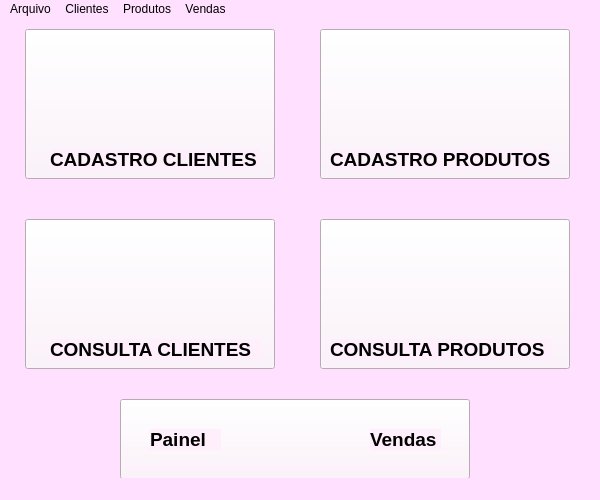
<?xml version="1.0" encoding="UTF-8"?>
<ui version="4.0">
 <class>Janela_Principal</class>
 <widget class="QMainWindow" name="Janela_Principal">
  <property name="geometry">
   <rect>
    <x>0</x>
    <y>0</y>
    <width>600</width>
    <height>500</height>
   </rect>
  </property>
  <property name="windowTitle">
   <string>Floricultura</string>
  </property>
  <property name="styleSheet">
   <string notr="true">background-color: rgb(255, 225, 255);</string>
  </property>
  <widget class="QWidget" name="centralwidget">
   <widget class="QPushButton" name="btnCadClientePrincipal">
    <property name="geometry">
     <rect>
      <x>25</x>
      <y>10</y>
      <width>250</width>
      <height>150</height>
     </rect>
    </property>
    <property name="styleSheet">
     <string notr="true">background-color: rgb(255, 239, 252);</string>
    </property>
    <property name="text">
     <string/>
    </property>
    <property name="icon">
     <iconset>
      <normaloff>cadastroCliente.png</normaloff>cadastroCliente.png</iconset>
    </property>
    <property name="iconSize">
     <size>
      <width>80</width>
      <height>80</height>
     </size>
    </property>
   </widget>
   <widget class="QPushButton" name="btnCadProdPrincipal">
    <property name="geometry">
     <rect>
      <x>320</x>
      <y>10</y>
      <width>250</width>
      <height>150</height>
     </rect>
    </property>
    <property name="styleSheet">
     <string notr="true">background-color: rgb(255, 239, 252);</string>
    </property>
    <property name="text">
     <string/>
    </property>
    <property name="icon">
     <iconset>
      <normaloff>cadastroProduto.png</normaloff>cadastroProduto.png</iconset>
    </property>
    <property name="iconSize">
     <size>
      <width>80</width>
      <height>80</height>
     </size>
    </property>
   </widget>
   <widget class="QPushButton" name="btnConsultaProdPrincipal">
    <property name="geometry">
     <rect>
      <x>320</x>
      <y>200</y>
      <width>250</width>
      <height>150</height>
     </rect>
    </property>
    <property name="styleSheet">
     <string notr="true">background-color: rgb(255, 239, 252);</string>
    </property>
    <property name="text">
     <string/>
    </property>
    <property name="icon">
     <iconset>
      <normaloff>consultaProdutos.png</normaloff>consultaProdutos.png</iconset>
    </property>
    <property name="iconSize">
     <size>
      <width>80</width>
      <height>80</height>
     </size>
    </property>
   </widget>
   <widget class="QPushButton" name="btnConsultaClientePrincipal">
    <property name="geometry">
     <rect>
      <x>25</x>
      <y>200</y>
      <width>250</width>
      <height>150</height>
     </rect>
    </property>
    <property name="styleSheet">
     <string notr="true">background-color: rgb(255, 239, 252);</string>
    </property>
    <property name="text">
     <string/>
    </property>
    <property name="icon">
     <iconset>
      <normaloff>consultaCliente.png</normaloff>consultaCliente.png</iconset>
    </property>
    <property name="iconSize">
     <size>
      <width>80</width>
      <height>80</height>
     </size>
    </property>
   </widget>
   <widget class="QLabel" name="label">
    <property name="geometry">
     <rect>
      <x>50</x>
      <y>130</y>
      <width>211</width>
      <height>21</height>
     </rect>
    </property>
    <property name="font">
     <font>
      <pointsize>14</pointsize>
      <weight>75</weight>
      <bold>true</bold>
     </font>
    </property>
    <property name="styleSheet">
     <string notr="true">background-color: rgb(255, 239, 252);</string>
    </property>
    <property name="text">
     <string>CADASTRO CLIENTES</string>
    </property>
   </widget>
   <widget class="QLabel" name="label_2">
    <property name="geometry">
     <rect>
      <x>50</x>
      <y>320</y>
      <width>211</width>
      <height>21</height>
     </rect>
    </property>
    <property name="font">
     <font>
      <pointsize>14</pointsize>
      <weight>75</weight>
      <bold>true</bold>
     </font>
    </property>
    <property name="styleSheet">
     <string notr="true">background-color: rgb(255, 239, 252);</string>
    </property>
    <property name="text">
     <string>CONSULTA CLIENTES</string>
    </property>
   </widget>
   <widget class="QLabel" name="label_3">
    <property name="geometry">
     <rect>
      <x>330</x>
      <y>320</y>
      <width>221</width>
      <height>21</height>
     </rect>
    </property>
    <property name="font">
     <font>
      <pointsize>14</pointsize>
      <weight>75</weight>
      <bold>true</bold>
     </font>
    </property>
    <property name="styleSheet">
     <string notr="true">background-color: rgb(255, 239, 252);</string>
    </property>
    <property name="text">
     <string>CONSULTA PRODUTOS</string>
    </property>
   </widget>
   <widget class="QLabel" name="label_4">
    <property name="geometry">
     <rect>
      <x>330</x>
      <y>130</y>
      <width>221</width>
      <height>21</height>
     </rect>
    </property>
    <property name="font">
     <font>
      <pointsize>14</pointsize>
      <weight>75</weight>
      <bold>true</bold>
     </font>
    </property>
    <property name="styleSheet">
     <string notr="true">background-color: rgb(255, 239, 252);</string>
    </property>
    <property name="text">
     <string>CADASTRO PRODUTOS</string>
    </property>
   </widget>
   <widget class="QPushButton" name="btnVendasPrincipal">
    <property name="geometry">
     <rect>
      <x>120</x>
      <y>380</y>
      <width>350</width>
      <height>80</height>
     </rect>
    </property>
    <property name="styleSheet">
     <string notr="true">background-color: rgb(255, 239, 252);</string>
    </property>
    <property name="text">
     <string/>
    </property>
    <property name="icon">
     <iconset>
      <normaloff>vendas.png</normaloff>vendas.png</iconset>
    </property>
    <property name="iconSize">
     <size>
      <width>70</width>
      <height>70</height>
     </size>
    </property>
   </widget>
   <widget class="QLabel" name="label_5">
    <property name="geometry">
     <rect>
      <x>150</x>
      <y>410</y>
      <width>71</width>
      <height>21</height>
     </rect>
    </property>
    <property name="font">
     <font>
      <pointsize>14</pointsize>
      <weight>75</weight>
      <bold>true</bold>
     </font>
    </property>
    <property name="styleSheet">
     <string notr="true">background-color: rgb(255, 239, 252);</string>
    </property>
    <property name="text">
     <string>Painel</string>
    </property>
   </widget>
   <widget class="QLabel" name="label_6">
    <property name="geometry">
     <rect>
      <x>370</x>
      <y>410</y>
      <width>71</width>
      <height>21</height>
     </rect>
    </property>
    <property name="font">
     <font>
      <pointsize>14</pointsize>
      <weight>75</weight>
      <bold>true</bold>
     </font>
    </property>
    <property name="styleSheet">
     <string notr="true">background-color: rgb(255, 239, 252);</string>
    </property>
    <property name="text">
     <string>Vendas</string>
    </property>
   </widget>
  </widget>
  <widget class="QStatusBar" name="statusbar"/>
  <widget class="QMenuBar" name="menuBar">
   <property name="geometry">
    <rect>
     <x>0</x>
     <y>0</y>
     <width>600</width>
     <height>21</height>
    </rect>
   </property>
   <property name="cursor">
    <cursorShape>PointingHandCursor</cursorShape>
   </property>
   <widget class="QMenu" name="menuArquivo">
    <property name="title">
     <string>Arquivo</string>
    </property>
    <addaction name="actionSair"/>
   </widget>
   <widget class="QMenu" name="menuClientes">
    <property name="title">
     <string>Clientes</string>
    </property>
    <addaction name="actionConsultar_Clientes"/>
    <addaction name="actionCadastrar_Clientes"/>
   </widget>
   <widget class="QMenu" name="menuProdutos">
    <property name="title">
     <string>Produtos</string>
    </property>
    <addaction name="actionConsultar_Produtos"/>
    <addaction name="actionCadastrar_Produtos"/>
   </widget>
   <widget class="QMenu" name="menuVendas">
    <property name="title">
     <string>Vendas</string>
    </property>
    <addaction name="actionHistorico_de_vendas"/>
    <addaction name="actionRegistrar_Nova_Venda"/>
   </widget>
   <addaction name="menuArquivo"/>
   <addaction name="menuClientes"/>
   <addaction name="menuProdutos"/>
   <addaction name="menuVendas"/>
  </widget>
  <action name="actionSair">
   <property name="text">
    <string>Sair</string>
   </property>
  </action>
  <action name="actionConsultar_Produtos">
   <property name="text">
    <string>Consultar Produtos</string>
   </property>
  </action>
  <action name="actionCadastrar_Produtos">
   <property name="text">
    <string>Cadastrar Produtos</string>
   </property>
  </action>
  <action name="actionHistorico_de_vendas">
   <property name="text">
    <string>Historico de vendas</string>
   </property>
  </action>
  <action name="actionConsultar_Clientes">
   <property name="text">
    <string>Consultar Clientes</string>
   </property>
  </action>
  <action name="actionCadastrar_Clientes">
   <property name="text">
    <string>Cadastrar Clientes</string>
   </property>
  </action>
  <action name="actionRegistrar_Nova_Venda">
   <property name="text">
    <string>Registrar Nova Venda</string>
   </property>
  </action>
 </widget>
 <resources/>
 <connections/>
</ui>
